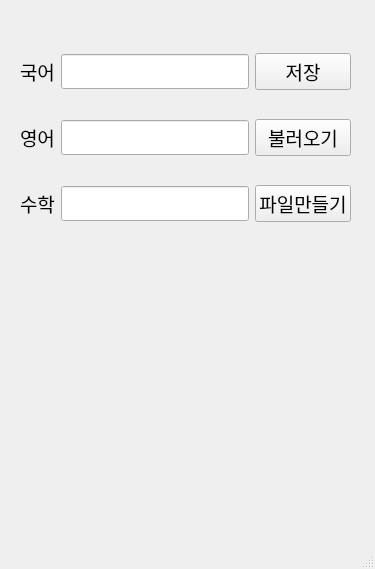
<?xml version="1.0" encoding="UTF-8"?>
<ui version="4.0">
 <class>MainWindow</class>
 <widget class="QMainWindow" name="MainWindow">
  <property name="geometry">
   <rect>
    <x>0</x>
    <y>0</y>
    <width>375</width>
    <height>569</height>
   </rect>
  </property>
  <property name="windowTitle">
   <string>MainWindow</string>
  </property>
  <widget class="QWidget" name="centralwidget">
   <widget class="QWidget" name="gridLayoutWidget">
    <property name="geometry">
     <rect>
      <x>20</x>
      <y>30</y>
      <width>331</width>
      <height>215</height>
     </rect>
    </property>
    <property name="font">
     <font>
      <family>경기천년제목 Medium</family>
      <pointsize>14</pointsize>
      <weight>50</weight>
      <bold>false</bold>
     </font>
    </property>
    <layout class="QGridLayout" name="gridLayout">
     <item row="2" column="1">
      <widget class="QLineEdit" name="engedit"/>
     </item>
     <item row="1" column="1">
      <widget class="QLineEdit" name="koredit"/>
     </item>
     <item row="3" column="1">
      <widget class="QLineEdit" name="mathedit"/>
     </item>
     <item row="3" column="2">
      <widget class="QPushButton" name="createbtn">
       <property name="font">
        <font>
         <family>경기천년제목 Medium</family>
         <pointsize>14</pointsize>
         <weight>50</weight>
         <bold>false</bold>
        </font>
       </property>
       <property name="text">
        <string>파일만들기</string>
       </property>
      </widget>
     </item>
     <item row="1" column="2">
      <widget class="QPushButton" name="savebtn">
       <property name="font">
        <font>
         <family>경기천년제목 Medium</family>
         <pointsize>14</pointsize>
         <weight>50</weight>
         <bold>false</bold>
        </font>
       </property>
       <property name="text">
        <string>저장</string>
       </property>
      </widget>
     </item>
     <item row="2" column="2">
      <widget class="QPushButton" name="loadbtn">
       <property name="font">
        <font>
         <family>경기천년제목 Medium</family>
         <pointsize>14</pointsize>
         <weight>50</weight>
         <bold>false</bold>
        </font>
       </property>
       <property name="text">
        <string>불러오기</string>
       </property>
      </widget>
     </item>
     <item row="1" column="0">
      <widget class="QLabel" name="label">
       <property name="font">
        <font>
         <family>경기천년제목 Medium</family>
         <pointsize>14</pointsize>
         <weight>50</weight>
         <bold>false</bold>
        </font>
       </property>
       <property name="text">
        <string>국어</string>
       </property>
      </widget>
     </item>
     <item row="3" column="0">
      <widget class="QLabel" name="label_2">
       <property name="font">
        <font>
         <family>경기천년제목 Medium</family>
         <pointsize>14</pointsize>
         <weight>50</weight>
         <bold>false</bold>
        </font>
       </property>
       <property name="text">
        <string>수학</string>
       </property>
      </widget>
     </item>
     <item row="2" column="0">
      <widget class="QLabel" name="label_3">
       <property name="font">
        <font>
         <family>경기천년제목 Medium</family>
         <pointsize>14</pointsize>
         <weight>50</weight>
         <bold>false</bold>
        </font>
       </property>
       <property name="text">
        <string>영어</string>
       </property>
      </widget>
     </item>
    </layout>
   </widget>
  </widget>
  <widget class="QMenuBar" name="menubar">
   <property name="geometry">
    <rect>
     <x>0</x>
     <y>0</y>
     <width>375</width>
     <height>21</height>
    </rect>
   </property>
  </widget>
  <widget class="QStatusBar" name="statusbar"/>
 </widget>
 <tabstops>
  <tabstop>koredit</tabstop>
  <tabstop>savebtn</tabstop>
  <tabstop>engedit</tabstop>
  <tabstop>loadbtn</tabstop>
  <tabstop>mathedit</tabstop>
  <tabstop>createbtn</tabstop>
 </tabstops>
 <resources/>
 <connections/>
</ui>
